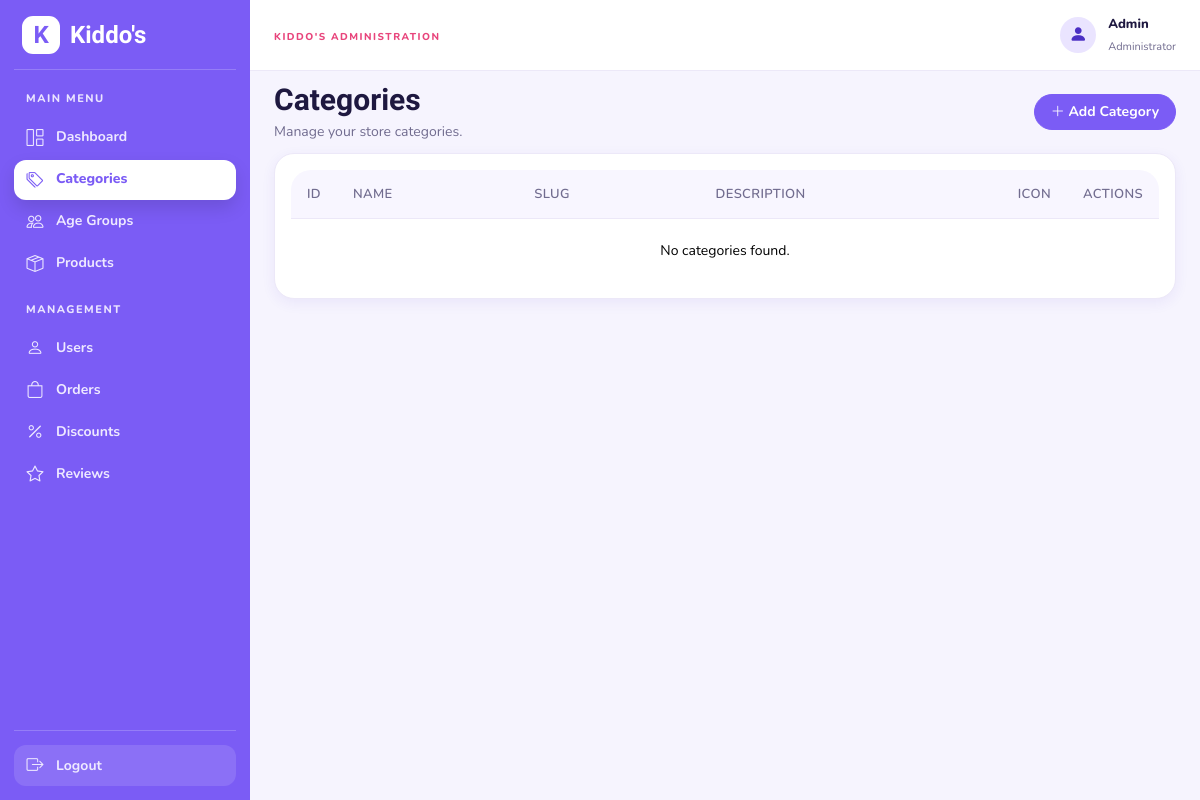
The page /admin/categories.php on the database as committed earlier.
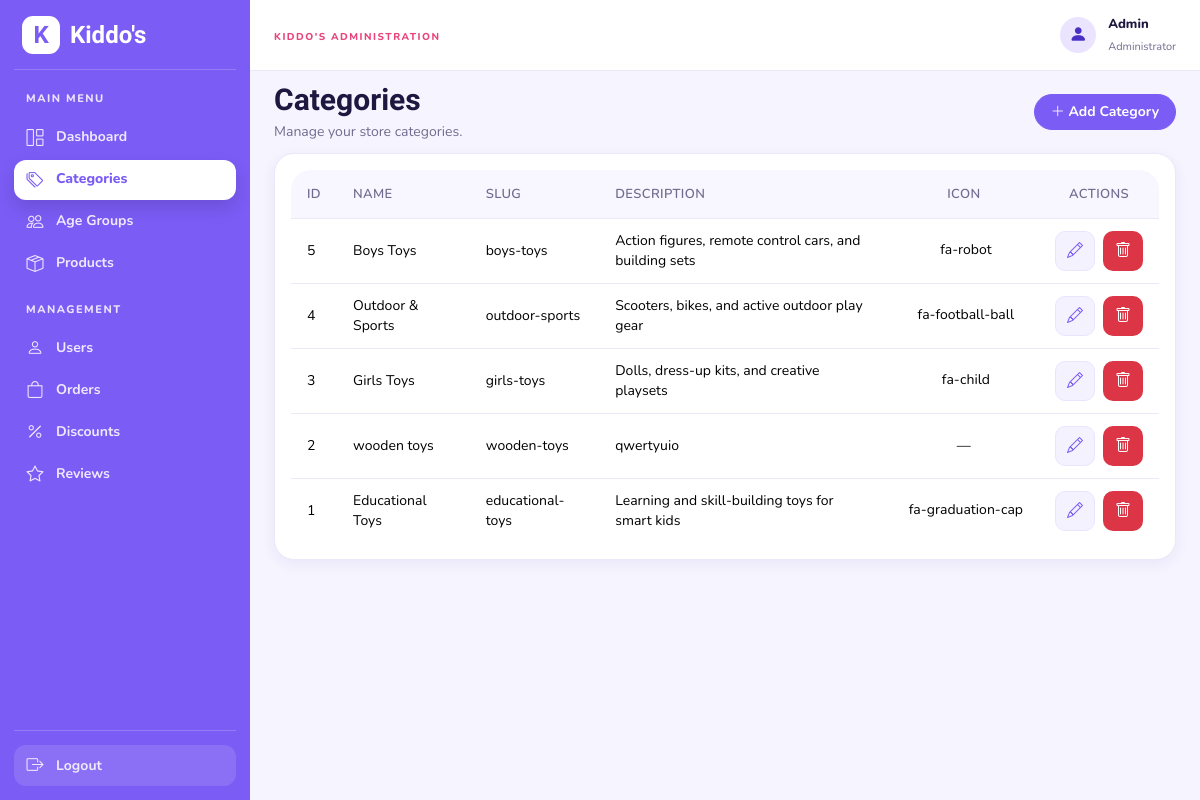
The same page on the database as committed later.
### tables this page shows
CREATE TABLE IF NOT EXISTS `categories` (
  `id` int(10) UNSIGNED NOT NULL AUTO_INCREMENT,
  `name` varchar(60) NOT NULL,
  `slug` varchar(60) NOT NULL,
  `description` varchar(255) DEFAULT NULL,
  `icon` varchar(50) DEFAULT NULL,
  `created_at` datetime NOT NULL DEFAULT current_timestamp(),
  PRIMARY KEY (`id`),
  UNIQUE KEY `uq_categories_name` (`name`),
  UNIQUE KEY `uq_categories_slug` (`slug`)
);

### classes/Category.php (called while the page is built, shortened)
<?php
class Category
{
    private PDO $conn;
    public function __construct(PDO $pdo)
    {
        $this->conn = $pdo;
    }
    public function getAll(): array
    {
        $sql = "SELECT id, name, slug, description, icon, created_at
                FROM categories
                ORDER BY id DESC";
        $stmt = $this->conn->prepare($sql);
        $stmt->execute();
        return $stmt->fetchAll();
    }
}

### admin/categories.php (the view, shortened to what this page needs)
<?php
require_once __DIR__ . '/../includes/init.php';
require_once __DIR__ . '/../classes/Category.php';
$categoryModel = new Category($pdo);
$categories = $categoryModel->getAll();
$activePage = 'categories';
require_once __DIR__ . '/../includes/admin/layout_start.php';
?>
<div class="admin-page-header">
    <div>
        <h1>Categories</h1>
        <p>Manage your store categories.</p>
    </div>
    <a
        href="<?= BASE_URL ?>/admin/add_category.php"
        class="btn btn-primary"
    >
        <i class="bi bi-plus-lg"></i>
        Add Category
    </a>
</div>
<div class="admin-card">
    <div class="table-responsive">
        <table class="table admin-table admin-table-consistent admin-table-categories">
            <thead>
                <tr>
                    <th>ID</th>
                    <th>Name</th>
                    <th>Slug</th>
                    <th>Description</th>
                    <th>Icon</th>
                    <th>Actions</th>
                </tr>
            </thead>
            <tbody>
                <?php if (empty($categories)): ?>
                    <tr>
                        <td colspan="6" class="text-center py-4">
                            No categories found.
                        </td>
                    </tr>
                <?php else: ?>
                    <?php foreach ($categories as $category): ?>
                        <tr>
                            <td>
                                <?= (int) $category['id'] ?>
                            </td>
                            <td>
                                <?= htmlspecialchars($category['name']) ?>
                            </td>
                            <td>
                                <?= htmlspecialchars($category['slug']) ?>
                            </td>
                            <td>
                                <?= htmlspecialchars(
                                    $category['description'] ?? ''
                                ) ?>
                            </td>
                            <td>
                                <?php if (!empty($category['icon'])): ?>
                                    <?= htmlspecialchars($category['icon']) ?>
                                <?php else: ?>
                                    —
                                <?php endif; ?>
                            </td>
                            <td>
                                <div class="admin-actions">
                                    <button
                                        type="button"
                                        class="btn admin-action-btn admin-action-edit"
                                        data-bs-toggle="modal"
                                        data-bs-target="#editCategoryModal<?= (int) $category['id'] ?>"
                                     title="Edit category" aria-label="Edit category"><i class="bi bi-pencil" aria-hidden="true"></i></button>
                                    <button
                                        type="button"
                                        class="btn admin-action-btn admin-action-delete"
                                        data-bs-toggle="modal"
                                        data-bs-target="#deleteCategoryModal<?= (int) $category['id'] ?>"
                                     title="Delete category" aria-label="Delete category"><i class="bi bi-trash" aria-hidden="true"></i></button>
                                </div>
                            </td>
                        </tr>
                    <?php endforeach; ?>
                <?php endif; ?>
            </tbody>
        </table>
    </div>
</div>
<?php require_once __DIR__ . '/../includes/admin/layout_end.php'; ?>

### includes/admin/layout_start.php (shortened to what this page needs)
<?php
$activePage = $activePage ?? 'dashboard';
?>
<!DOCTYPE html>
<html lang="en">
<head>
    <link
        href="https://cdn.jsdelivr.net/npm/bootstrap@5.3.3/dist/css/bootstrap.min.css" rel="stylesheet">
    <link href="https://cdn.jsdelivr.net/npm/bootstrap-icons@1.11.3/font/bootstrap-icons.min.css" rel="stylesheet">
    <link href="<?= BASE_URL ?>/assets/css/admin.css?v=<?= filemtime(__DIR__ . '/../../assets/css/admin.css') ?>" rel="stylesheet">
</head>
<body class="admin-body">
    <div class="admin-wrapper">
        <?php require __DIR__ . '/sidebar.php'; ?>
        <div class="admin-main">
            <?php require __DIR__ . '/navbar.php'; ?>
            <main class="admin-content">

### includes/admin/sidebar.php (shortened to what this page needs)
<aside class="admin-sidebar">
    <div class="sidebar-brand">
        <a href="<?= BASE_URL ?>/admin/index.php">
            <span class="brand-icon">K</span>
            <span>Kiddo's</span>
        </a>
    </div>
    <nav class="sidebar-nav">
        <span class="sidebar-label">MAIN MENU</span>
        <a href="<?= BASE_URL ?>/admin/index.php"
           class="sidebar-link <?= ($activePage ?? '') === 'dashboard' ? 'active' : '' ?>">
            <i class="bi bi-grid-1x2"></i>
            <span>Dashboard</span>
        </a>
        <a href="<?= BASE_URL ?>/admin/categories.php"
           class="sidebar-link <?= ($activePage ?? '') === 'categories' ? 'active' : '' ?>">
            <i class="bi bi-tags"></i>
            <span>Categories</span>
        </a>
        <a href="<?= BASE_URL ?>/admin/age_groups.php"
           class="sidebar-link <?= ($activePage ?? '') === 'age_groups' ? 'active' : '' ?>">
            <i class="bi bi-people"></i>
            <span>Age Groups</span>
        </a>
        <a href="<?= BASE_URL ?>/admin/products.php"
           class="sidebar-link <?= ($activePage ?? '') === 'products' ? 'active' : '' ?>">
            <i class="bi bi-box-seam"></i>
            <span>Products</span>
        </a>
        <span class="sidebar-label">MANAGEMENT</span>
        <a href="<?= BASE_URL ?>/admin/users.php"
           class="sidebar-link <?= ($activePage ?? '') === 'users' ? 'active' : '' ?>">
            <i class="bi bi-person"></i>
            <span>Users</span>
        </a>
        <a href="<?= BASE_URL ?>/admin/orders.php"
           class="sidebar-link <?= ($activePage ?? '') === 'orders' ? 'active' : '' ?>">
            <i class="bi bi-bag"></i>
            <span>Orders</span>
        </a>
        <a href="<?= BASE_URL ?>/admin/discounts.php"
           class="sidebar-link <?= ($activePage ?? '') === 'discounts' ? 'active' : '' ?>">
            <i class="bi bi-percent"></i>
            <span>Discounts</span>
        </a>
        <a href="<?= BASE_URL ?>/admin/reviews.php"
           class="sidebar-link <?= ($activePage ?? '') === 'reviews' ? 'active' : '' ?>">
            <i class="bi bi-star"></i>
            <span>Reviews</span>
        </a>
    </nav>
    <form class="sidebar-bottom" action="<?= BASE_URL ?>/auth/logout.php" method="post">
        <button type="submit" class="sidebar-link sidebar-logout">
            <i class="bi bi-box-arrow-right"></i>
            <span>Logout</span>
        </button>
    </form>
</aside>

### includes/admin/navbar.php
<header class="admin-navbar">
    <div class="navbar-page-info">
        <span class="navbar-eyebrow">KIDDO'S ADMINISTRATION</span>
    </div>
    <div class="navbar-user">
        <div class="user-avatar">
            <i class="bi bi-person-fill"></i>
        </div>
        <div class="user-details">
            <span class="user-name">
                <?= htmlspecialchars($_SESSION['user_name'] ?? 'Admin') ?>
            </span>
            <span class="user-role">Administrator</span>
        </div>
    </div>
</header>

### includes/admin/layout_end.php (shortened to what this page needs)
            </main>
        </div>
    </div>
</body>
</html>

Rows that differ between the two databases and show on the page:
added categories: id "5", name "Boys Toys", slug "boys-toys", description "Action figures, remote control cars, and building sets", icon "fa-robot"
added categories: id "4", name "Outdoor & Sports", slug "outdoor-sports", description "Scooters, bikes, and active outdoor play gear", icon "fa-football-ball"
added categories: id "3", name "Girls Toys", slug "girls-toys", description "Dolls, dress-up kits, and creative playsets", icon "fa-child"
added categories: id "2", name "wooden toys", slug "wooden-toys", description "qwertyuio"
added categories: id "1", name "Educational Toys", slug "educational-toys", description "Learning and skill-building toys for smart kids", icon "fa-graduation-cap"
Other text that changed with them:
text no longer shown: "No categories found."
